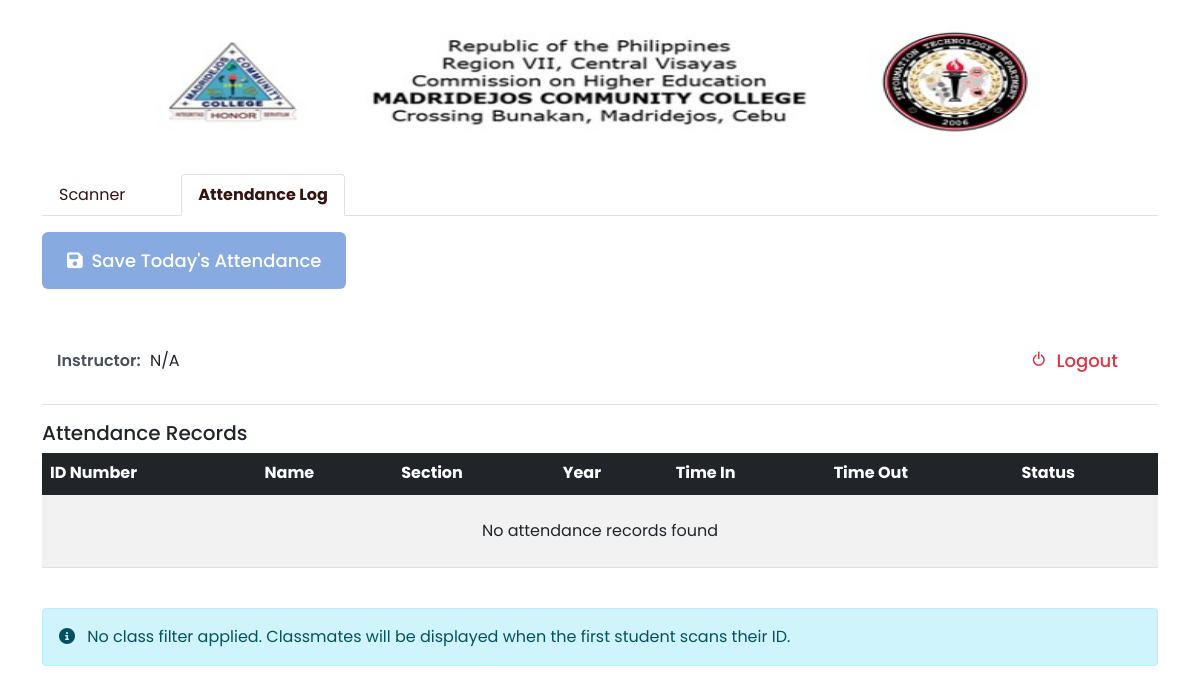
The page /students_logs.php on the database as committed earlier.
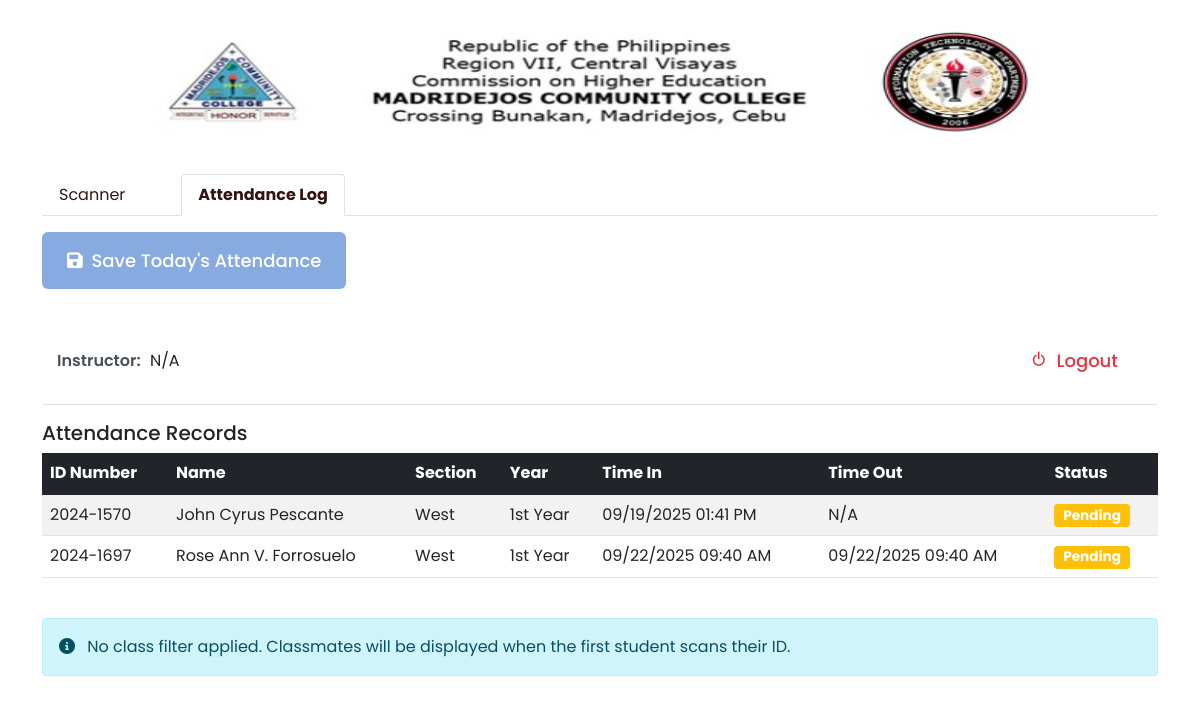
The same page on the database as committed later.
### tables this page shows
CREATE TABLE `attendance_logs` (
  `id` int(11) NOT NULL,
  `student_id` int(11) NOT NULL,
  `id_number` varchar(50) NOT NULL,
  `time_in` datetime NOT NULL,
  `time_out` datetime DEFAULT NULL,
  `department` varchar(255) NOT NULL,
  `location` varchar(255) NOT NULL,
  `instructor_id` varchar(9) NOT NULL,
  `status` varchar(20) DEFAULT NULL
);

CREATE TABLE `students` (
  `id` int(11) NOT NULL,
  `id_number` varchar(9) NOT NULL,
  `fullname` varchar(100) NOT NULL,
  `section` varchar(50) NOT NULL,
  `year` varchar(20) NOT NULL,
  `status` varchar(10) NOT NULL,
  `created_at` timestamp NOT NULL DEFAULT current_timestamp(),
  `updated_at` timestamp NOT NULL DEFAULT current_timestamp() ON UPDATE current_timestamp(),
  `department_id` varchar(144) NOT NULL,
  `photo` varchar(25) NOT NULL,
  `date_added` timestamp NULL DEFAULT current_timestamp()
);

### students_logs.php (the view, shortened to what this page needs)
<?php
include 'connection.php';
$first_student_section = isset($_SESSION['first_student_section']) ? $_SESSION['first_student_section'] : null;
$first_student_year = isset($_SESSION['first_student_year']) ? $_SESSION['first_student_year'] : null;
$attendance_saved = isset($_SESSION['attendance_saved']) ? $_SESSION['attendance_saved'] : false;
$archive_message = isset($_SESSION['archive_message']) ? $_SESSION['archive_message'] : '';
?>
<!DOCTYPE html>
<html lang="en">
<head>
    <link href="https://cdn.jsdelivr.net/npm/bootstrap@5.1.3/dist/css/bootstrap.min.css" rel="stylesheet">
    <link rel="stylesheet" href="https://cdnjs.cloudflare.com/ajax/libs/font-awesome/6.4.0/css/all.min.css">
    <link rel="stylesheet" href="assets/css/grow_up.css">
    <link href="https://unpkg.com/aos@2.3.1/dist/aos.css" rel="stylesheet">
    <link href='https://unpkg.com/boxicons@2.1.2/css/boxicons.min.css' rel='stylesheet'>
</head>
<body>
<img src="uploads/Head.png" style="width: 100%; height: 150px; margin-left: 10px; padding=10px; margin-top=20px;S">
<div class="container mt-4">
    <ul class="nav nav-tabs">
        <li class="nav-item">
            <a class="nav-link" href="main1.php">Scanner</a>
        </li>
        <li class="nav-item">
            <a class="nav-link active" href="#">Attendance Log</a>
        </li>
    </ul>
    <div class="tab-content mt-3">
        <div class="tab-pane fade show active" id="pills-students">
            <div class="action-buttons">
                <button type="button" class="btn btn-primary mb-2" data-bs-toggle="modal" data-bs-target="#idModal">
                    <i class="fas fa-save me-1"></i> Save Today's Attendance
                </button>
            </div>
            <?php if ($attendance_saved): ?>
                <div class="archived-message">
                    <h4>Attendance Records Archived</h4>
                    <p><?php echo htmlspecialchars($archive_message); ?></p>
                    <p>Your time-out was recorded at <strong><?php echo htmlspecialchars($timeout_time); ?></strong></p>
                </div>
            <?php else: ?>
                <div class="instructor-header">
                    <div class="instructor-info">
                        <div class="instructor-details">
                            <div>
                                <span class="detail-label">Instructor:</span>
                                <span class="detail-value"><?php echo htmlspecialchars($_SESSION['access']['instructor']['fullname'] ?? 'N/A'); ?></span>
                            </div>
                        </div>
                        <a href="logout.php" class="btn btn-sm btn-outline-danger">
                            <i class="bx bx-power-off me-1"></i> Logout
                        </a>
                    </div>
                </div>
                <h5 class="mt-3">Attendance Records</h5>
                <div class="table-responsive">
                    <table class="table table-striped table-hover">
                        <thead class="table-dark">
                            <tr>
                                <th>ID Number</th>
                                <th>Name</th>
                                <th>Section</th>
                                <th>Year</th>
                                <th>Time In</th>
                                <th>Time Out</th>
                                <th>Status</th>
                            </tr>
                        </thead>
                        <tbody>
                            <?php
                            $attendance_query = "SELECT l.*, s.fullname, s.section, s.year
                                               FROM attendance_logs l
                                               JOIN students s ON l.student_id = s.id";
                            if ($first_student_section && $first_student_year) {
                                $attendance_query .= " WHERE s.section = ? AND s.year = ?";
                                $stmt = $db->prepare($attendance_query);
                                $stmt->bind_param("ss", $first_student_section, $first_student_year);
                                $stmt->execute();
                                $attendance_result = $stmt->get_result();
                            } else {
                                $attendance_result = $db->query($attendance_query);
                            }
                            if ($attendance_result && $attendance_result->num_rows > 0) {
                                while ($row = $attendance_result->fetch_assoc()) {
                                    echo '<tr>';
                                    echo '<td>'.htmlspecialchars($row['id_number']).'</td>';
                                    echo '<td>'.htmlspecialchars($row['fullname']).'</td>';
                                    echo '<td>'.htmlspecialchars($row['section']).'</td>';
                                    echo '<td>'.htmlspecialchars($row['year']).'</td>';
                                    echo '<td>'.($row['time_in'] ? date('m/d/Y h:i A', strtotime($row['time_in'])) : 'N/A').'</td>';
                                    echo '<td>'.($row['time_out'] ? date('m/d/Y h:i A', strtotime($row['time_out'])) : 'N/A').'</td>';
                                    echo '<td>'.(!empty($row['status']) ?
                                        '<span class="badge bg-success">Saved</span>' :
                                        '<span class="badge bg-warning">Pending</span>').'</td>';
                                    echo '</tr>';
                                }
                            } else {
                                echo '<tr><td colspan="7" class="text-center py-4">No attendance records found</td></tr>';
                            }
                            ?>
                        </tbody>
                    </table>
                </div>
                <?php if ($first_student_section && $first_student_year): ?>
                    <div class="classmates-section">
                        <?php if (!empty($_SESSION['access']['subject']['name'])): ?>
                            <div>
                                <span class="detail-label">Subject:</span>
                                <span class="detail-value"><?php echo htmlspecialchars($_SESSION['access']['subject']['name']); ?></span>
                            </div>
                            <?php endif; ?>
                            <?php if (!empty($_SESSION['access']['subject']['time'])): ?>
                            <div>
                                <span class="detail-label">Time:</span>
                                <span class="detail-value"><?php echo htmlspecialchars($_SESSION['access']['subject']['time']); ?></span>
                            </div>
                            <?php endif; ?>
                        <?php
                        $classmates = getClassmatesByYearSection($db, $first_student_year, $first_student_section);
                        displayClassmatesTable($classmates, $first_student_year, $first_student_section);
                        ?>
                    </div>
                <?php else: ?>
                    <div class="alert alert-info mt-4">
                        <i class="fas fa-info-circle me-2"></i>
                        No class filter applied. Classmates will be displayed when the first student scans their ID.
                    </div>
                <?php endif; ?>
            <?php endif; ?>
        </div>
    </div>
</div>
</body>
</html>

### assets/css/grow_up.css (style rules this page uses)
:root { --primary: #FBC257; --primary-light: #FCCC73; --dark-brown: #341413; --gray-1: #798092; --gray-2: #E6E6ED; --white: #FFFFFF; --header-1: 64px; --header-2: 48px; --header-3: 42px; --header-4: 32px; --text-medium: 18px; --text-regular: 16px; --text-light: 13px; --font-weight-bold: 700; --font-weight-semi-bold: 600; --font-weight-medium: 500; --font-weight-regular: 400; --font-weight-light: 300; }
body { font-family: 'Poppins', sans-serif; }
.btn { padding: 15px 25px; border-radius: 6px; font-size: var(--text-medium); font-weight: var(--font-weight-medium); border: none; }
.btn-primary { background-color: var(--primary); }
a.nav-link { margin-right: 39px; font-size: var(--text-regular); font-weight: var(--font-weight-regular); color: var(--dark-brown) !important; }

### students_logs.php (style rules this page uses)
.nav-tabs .nav-link { color: #084298; }
.nav-tabs .nav-link.active { color: #084298; font-weight: bold; }
.action-buttons { margin-bottom: 20px; }
.instructor-header { position: sticky; top: 0; background: white; z-index: 100; padding: 15px; border-bottom: 1px solid #dee2e6; margin-bottom: 15px; }
.instructor-info { display: flex; justify-content: space-between; align-items: center; flex-wrap: wrap; gap: 10px; }
.instructor-details { display: flex; flex-wrap: wrap; gap: 15px; align-items: center; }
.detail-label { font-weight: 600; color: #495057; margin-right: 5px; }
.detail-value { color: #212529; }
.badge { font-size: 0.85em; }
.btn-primary { background-color: #87abe0; border-color: #87abe0; }

Rows that differ between the two databases and show on the page:
added attendance_logs: id_number "2024-1570", student.fullname "John Cyrus Pescante", student.section "West", student.year "1st Year", time_in "09/19/2025 01:41 PM", shows "N/A", shows "Pending"
added attendance_logs: id_number "2024-1697", student.fullname "Rose Ann V. Forrosuelo", student.section "West", student.year "1st Year", time_in "09/22/2025 09:40 AM", time_out "09/22/2025 09:40 AM", shows "Pending"
Other text that changed with them:
text no longer shown: "No attendance records found"
